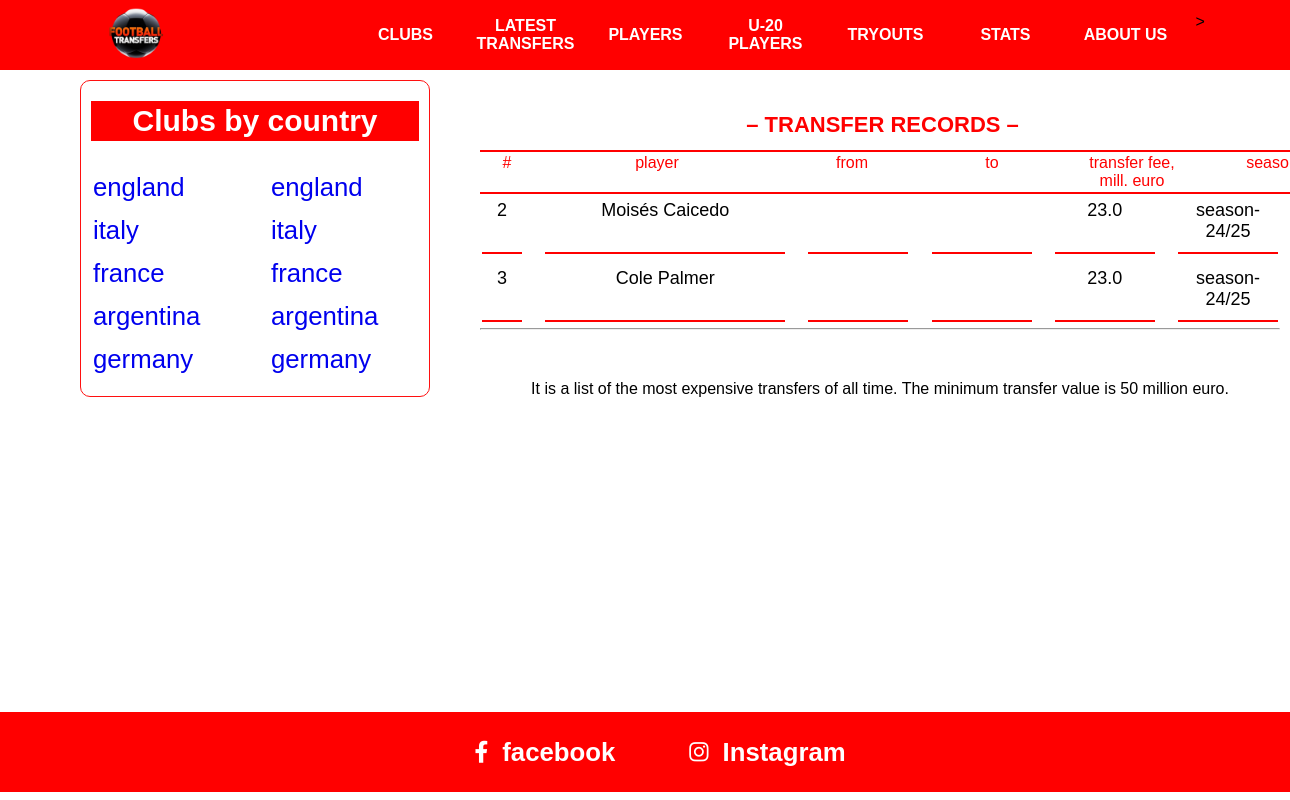
The app's page /transfer_records/ with its own data.
### main/models.py (models this page shows, shortened)
class BaseModel(models.Model):
    created_at = models.DateTimeField(auto_now_add=True)
    class Meta:
        abstract = True

class Country(BaseModel):
    name = models.CharField(max_length=255)
    class Meta:
        verbose_name_plural = 'countries'

class Transfer(BaseModel):
    club_old = models.ForeignKey(Club, on_delete=models.CASCADE, related_name='club_old')
    club_new = models.ForeignKey(Club, on_delete=models.CASCADE, related_name='club_new')
    price = models.FloatField(blank=True, null=True)
    price_tft = models.FloatField(blank=True, null=True)
    player = models.ForeignKey(Player, on_delete=models.CASCADE)
    season = models.ForeignKey(Season, on_delete=models.CASCADE)

class Player(BaseModel):
    name = models.CharField(max_length=255)
    position = models.CharField(max_length=255, blank=True, null=True)
    age = models.IntegerField(blank=True, null=True, validators=[MinValueValidator(16, MaxValueValidator)])
    price = models.FloatField(blank=True, null=True)
    number = models.IntegerField(blank=True, null=True)
    club = models.ForeignKey(Club, on_delete=models.SET_NULL, null=True)
    country = models.ForeignKey(Country, on_delete=models.SET_NULL, null=True)

class Season(BaseModel):
    name = models.CharField(max_length=255)

### main/views.py (the view)
# urls.py: path('transfer_records/', TransferRecordsView.as_view(), name='transfer_records'),
class TransferRecordsView(View):
    def get(self, request):
        context = {
            'transfers': Transfer.objects.all().order_by('-price')[:150]
        }
        return render(request, 'transfer-records.html', context)

### main/context_processors.py (called while the page is built)
def base_context(request):
    countries = Country.objects.all()[:11]
    context= {
        'countries': countries,
    }
    return context

### templates/transfer-records.html (shortened to what this page needs)
{% extends "base.html" %}
{% block content %}
<div class="nav">
    <h2>– TRANSFER RECORDS –</h2>
    <table class="content-nav">
        <thead>
        <tr>
            <td>#</td>
            <td>player</td>
            <td>from</td>
            <td>to</td>
            <td>
                transfer fee, <br/>
                mill. euro
            </td>
            <td>
                season
            </td>
        </tr>
        </thead>
    </table>
</div>
<div class="latest-transfers">
    <table class="top-players">
        {% for t in transfers %}
        <tr>
            <td>{{ forloop.counter }}</td>
            <td>{{ t.player.name }}</td>
            <td>{{ t.old_club.name }}</td>
            <td>{{ t.new_club.name }}</td>
            <td>{{ t.price }}</td>
            <td>{{ t.season.name }}</td>
        </tr>
        {% endfor %}
    </table>
    <hr>
    <p>It is a list of the most expensive transfers of all time. The minimum transfer value is 50 million euro.</p>
</div>
{% endblock %}

### templates/base.html (shortened to what this page needs)
<!DOCTYPE html>
{% load static %}
<html>
<head>
    <link rel="stylesheet" type="text/css" media="screen" href="/static/css/main.css"/>
    <link
            rel="stylesheet"
            href="https://cdnjs.cloudflare.com/ajax/libs/font-awesome/6.1.1/css/all.min.css"
    />
</head>
<body>
<div class="container">
    <div class="navbar">
        <div class="icon">
            <a href="{% url 'index' %}">
                <img src="/static/img/12252568_173-removebg-preview.png" alt=""/>
            </a>
        </div>
        <div class="links">
            <div><a href="{% url 'clubs' %}">CLUBS</a></div>
            <div><a href="{% url 'lastest_transfers' %}">LATEST TRANSFERS</a></div>
            <div><a href="{% url 'players' %}">PLAYERS</a></div>
            <div><a href="{% url 'u20' %}">U-20 PLAYERS</a></div>
            <div><a href="{% url 'tryouts' %}">TRYOUTS</a></div>
            <div><a href="{% url 'stats' %}">STATS</a></div>
            <div><a href="{% url 'about' %}">ABOUT US</a></div>>
        </div>
    </div>
    <div class="country-clubs">
        <h2 id="title">Clubs by country</h2>
        <div class="country">
            <div>
                {% for country in countries|slice:':5' %}
                <h3><a href="/clubs/{{ country.id }}/">{{ country.name }}</a> <br/></h3>
                {% endfor %}
            </div>
            <div>
                {% for country in countries|slice:':5' %}
                <h3><a href="/clubs/{{ country.id }}/">{{ country.name }}</a> <br/></h3>
                {% endfor %}
            </div>
        </div>
    </div>
    {% block content %}
    {% endblock %}
    <div class="footer" style="margin-top: 200px;">
        <a href="https://www.facebook.com/topfootballtransfers/">
            <div>
                <i class="fa-brands fa-facebook-f"></i> &nbsp;
                <h3>facebook</h3>
            </div>
        </a>
        <a href="https://www.instagram.com/topfootballtransfers/">
            <div>
                <i class="fa-brands fa-instagram"></i> &nbsp;
                <h3>Instagram</h3>
            </div>
        </a>
    </div>
</div>
</body>
</html>

### static/css/main.css (style rules this page uses)
* { margin: 0; padding: 0; box-sizing: border-box; }
.container { width: 100% !important; display: inline-block; font-family: sans-serif; }
.container .navbar { width: 100%; background-color: red; display: flex; align-items: center; justify-content: space-around; position: fixed; z-index: 99; height: 70px !important; }
.container .navbar .icon { width: 100px; overflow: hidden; }
.container .navbar .icon img { width: 130%; margin-left: -14%; }
.container .navbar .links { z-index: 999; display: flex; }
.container .navbar .links div { width: 100px; text-align: center; display: flex; align-items: center; margin-right: 20px; }
.container .navbar .links div a { color: white; font-weight: 700; text-decoration: none; width: 100px !important; height: 45px; display: flex; align-items: center; justify-content: center; }
.country-clubs { width: 350px; border: 1px solid rgb(255, 16, 16); border-radius: 10px; position: fixed; top: 80px; left: 80px; padding: 10px 10px; padding-bottom: 10px; }
.country-clubs h2 { margin: 10px 0px; transition: all 0.3s ease; }
.country-clubs #title { font-size: 30px; background-color: red; color: white; text-align: center; line-height: 40px; }
.country-clubs .country { width: 100%; display: flex; flex-wrap: wrap; justify-content: space-between; font-size: 22px; margin-top: 20px; }
.country-clubs .country div { width: 150px; height: 100%; }
.country-clubs .country h3 { font-weight: 100 !important; margin: 10px 0px !important; width: 100%; padding: 2px 2px; transition: all 0.3s ease; }
.country-clubs .country h3 a { text-decoration: none; margin-top: 20px !important; }
.nav { width: 805px; background-color: white; position: fixed; left: 480px; top: 70px; }
.nav h2 { text-align: center; color: red; line-height: 50px; padding-top: 30px; font-size: 22px; }
.latest-transfers { display: inline-block; width: 800px; margin-left: 480px; margin-top: 120px !important; }
.latest-transfers p { text-align: center; margin: 50px 0px 110px 0px; }
.players tr td:nth-child(2), .top-players tr td:nth-child(2), .playerss tr td:nth-child(2) { width: 240px; }
.players tr td:nth-child(1), .top-players tr td:nth-child(1), .playerss tr td:nth-child(1) { width: 40px !important; }
.top-players { width: 100%; }
.top-players tr { display: flex; justify-content: space-between; overflow: hidden; }
.top-players tr td { width: 100px; margin-bottom: 4px; font-size: 18px; border-bottom: 2px solid rgb(255, 0, 0); text-align: center; padding: 10px 0px; }
.latest-transfers { display: inline-block; width: 800px; margin-left: 480px; margin-top: 220px; overflow: hidden; }
.latest-transfers p { text-align: center; }
.content-nav { border-top: 2px solid rgb(255, 0, 0); border-bottom: 2px solid rgb(255, 0, 0); width: 100%; }
.content-nav tr { display: flex; justify-content: space-between !important; }
.content-nav tr td { width: 140px; color: red; text-align: center; }
.content-nav tr td:nth-child(1) { width: 50px; }
.content-nav tr td:nth-child(2) { width: 250px; }
.footer { width: 100%; background-color: red; height: 80px; display: flex; align-items: center; justify-content: center; font-size: 22px; padding-left: 80px; }
.footer a { margin-right: 50px; color: white; text-decoration: none; word-spacing: 8px; padding: 4px 12px; border-radius: 5px; transition: all 0.3s ease; }
.footer a div { display: flex; align-items: center; }

### records on screen
Country: name "england"
Country: name "italy"
Country: name "france"
Country: name "argentina"
Country: name "germany"
Transfer: player.name "Moisés Caicedo", price "23.0", season.name "season-24/25"
Transfer: player.name "Cole Palmer", price "23.0", season.name "season-24/25"
